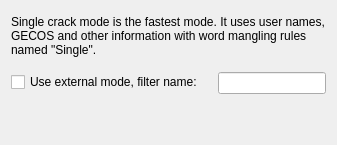
                 <widget class="QWidget" name="singleModeTab">
                  <attribute name="title">
                   <string>Single crack mode</string>
                  </attribute>
                  <layout class="QVBoxLayout" name="verticalLayout_3">
                   <property name="spacing">
                    <number>15</number>
                   </property>
                   <property name="topMargin">
                    <number>15</number>
                   </property>
                   <item>
                    <widget class="QLabel" name="label_3">
                     <property name="text">
                      <string>Single crack mode is the fastest mode. It uses user names, GECOS and other information with word mangling rules named &quot;Single&quot;.</string>
                     </property>
                     <property name="wordWrap">
                      <bool>true</bool>
                     </property>
                    </widget>
                   </item>
                   <item>
                    <layout class="QFormLayout" name="formLayout_2">
                     <property name="fieldGrowthPolicy">
                      <enum>QFormLayout::AllNonFixedFieldsGrow</enum>
                     </property>
                     <item row="0" column="0">
                      <widget class="QCheckBox" name="checkBox_SingleCrackModeExternalName">
                       <property name="sizePolicy">
                        <sizepolicy hsizetype="Preferred" vsizetype="Fixed">
                         <horstretch>0</horstretch>
                         <verstretch>0</verstretch>
                        </sizepolicy>
                       </property>
                       <property name="text">
                        <string>Use external mode, filter name:</string>
                       </property>
                      </widget>
                     </item>
                     <item row="0" column="1">
                      <widget class="QLineEdit" name="lineEditSingleCrackModeExternalName"/>
                     </item>
                    </layout>
                   </item>
                   <item>
                    <spacer name="verticalSpacer_5">
                     <property name="orientation">
                      <enum>Qt::Vertical</enum>
                     </property>
                     <property name="sizeHint" stdset="0">
                      <size>
                       <width>20</width>
                       <height>40</height>
                      </size>
                     </property>
                    </spacer>
                   </item>
                  </layout>
                 </widget>
